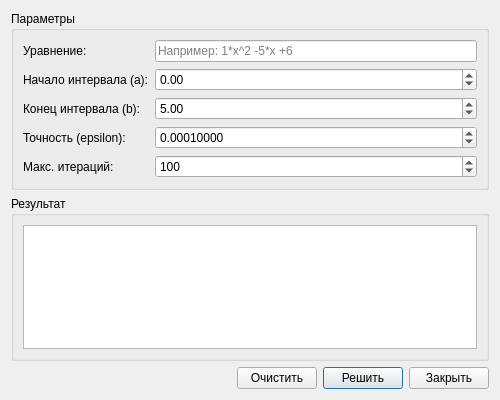
<?xml version="1.0" encoding="UTF-8"?>
<ui version="4.0">
 <class>ChordMethodDialog</class>
 <widget class="QDialog" name="ChordMethodDialog">
  <property name="geometry">
   <rect>
    <x>0</x>
    <y>0</y>
    <width>500</width>
    <height>400</height>
   </rect>
  </property>
  <property name="windowTitle">
   <string>Метод хорд</string>
  </property>
  <layout class="QVBoxLayout" name="verticalLayout">
   <item>
    <widget class="QGroupBox" name="inputGroupBox">
     <property name="title">
      <string>Параметры</string>
     </property>
     <layout class="QFormLayout" name="formLayout">
      <item row="0" column="0">
       <widget class="QLabel" name="equationLabel">
        <property name="text">
         <string>Уравнение:</string>
        </property>
       </widget>
      </item>
      <item row="0" column="1">
       <widget class="QLineEdit" name="equationEdit">
        <property name="placeholderText">
         <string>Например: 1*x^2 -5*x +6</string>
        </property>
       </widget>
      </item>
      <item row="1" column="0">
       <widget class="QLabel" name="aLabel">
        <property name="text">
         <string>Начало интервала (a):</string>
        </property>
       </widget>
      </item>
      <item row="1" column="1">
       <widget class="QDoubleSpinBox" name="aSpinBox">
        <property name="minimum">
         <double>-1000.000000000000000</double>
        </property>
        <property name="maximum">
         <double>1000.000000000000000</double>
        </property>
       </widget>
      </item>
      <item row="2" column="0">
       <widget class="QLabel" name="bLabel">
        <property name="text">
         <string>Конец интервала (b):</string>
        </property>
       </widget>
      </item>
      <item row="2" column="1">
       <widget class="QDoubleSpinBox" name="bSpinBox">
        <property name="minimum">
         <double>-1000.000000000000000</double>
        </property>
        <property name="maximum">
         <double>1000.000000000000000</double>
        </property>
        <property name="value">
         <double>5.000000000000000</double>
        </property>
       </widget>
      </item>
      <item row="3" column="0">
       <widget class="QLabel" name="epsilonLabel">
        <property name="text">
         <string>Точность (epsilon):</string>
        </property>
       </widget>
      </item>
      <item row="3" column="1">
       <widget class="QDoubleSpinBox" name="epsilonSpinBox">
        <property name="decimals">
         <number>8</number>
        </property>
        <property name="minimum">
         <double>0.000000010000000</double>
        </property>
        <property name="maximum">
         <double>0.100000000000000</double>
        </property>
        <property name="singleStep">
         <double>0.000100000000000</double>
        </property>
        <property name="value">
         <double>0.000100000000000</double>
        </property>
       </widget>
      </item>
      <item row="4" column="0">
       <widget class="QLabel" name="maxIterationsLabel">
        <property name="text">
         <string>Макс. итераций:</string>
        </property>
       </widget>
      </item>
      <item row="4" column="1">
       <widget class="QSpinBox" name="maxIterationsSpinBox">
        <property name="minimum">
         <number>10</number>
        </property>
        <property name="maximum">
         <number>1000</number>
        </property>
        <property name="value">
         <number>100</number>
        </property>
       </widget>
      </item>
     </layout>
    </widget>
   </item>
   <item>
    <widget class="QGroupBox" name="resultGroupBox">
     <property name="title">
      <string>Результат</string>
     </property>
     <layout class="QVBoxLayout" name="verticalLayout_2">
      <item>
       <widget class="QTextEdit" name="resultEdit">
        <property name="readOnly">
         <bool>true</bool>
        </property>
       </widget>
      </item>
     </layout>
    </widget>
   </item>
   <item>
    <layout class="QHBoxLayout" name="horizontalLayout">
     <item>
      <spacer name="horizontalSpacer">
       <property name="orientation">
        <enum>Qt::Horizontal</enum>
       </property>
       <property name="sizeHint" stdset="0">
        <size>
         <width>40</width>
         <height>20</height>
        </size>
       </property>
      </spacer>
     </item>
     <item>
      <widget class="QPushButton" name="clearButton">
       <property name="text">
        <string>Очистить</string>
       </property>
      </widget>
     </item>
     <item>
      <widget class="QPushButton" name="solveButton">
       <property name="text">
        <string>Решить</string>
       </property>
       <property name="icon">
        <iconset resource="../resources.qrc">
         <normaloff>:/icons/math.png</normaloff>:/icons/math.png</iconset>
       </property>
       <property name="default">
        <bool>true</bool>
       </property>
      </widget>
     </item>
     <item>
      <widget class="QPushButton" name="closeButton">
       <property name="text">
        <string>Закрыть</string>
       </property>
      </widget>
     </item>
    </layout>
   </item>
  </layout>
 </widget>
 <resources>
  <include location="../resources.qrc"/>
 </resources>
 <connections>
  <connection>
   <sender>closeButton</sender>
   <signal>clicked()</signal>
   <receiver>ChordMethodDialog</receiver>
   <slot>accept()</slot>
   <hints>
    <hint type="sourcelabel">
     <x>449</x>
     <y>379</y>
    </hint>
    <hint type="destinationlabel">
     <x>249</x>
     <y>199</y>
    </hint>
   </hints>
  </connection>
 </connections>
</ui> 
